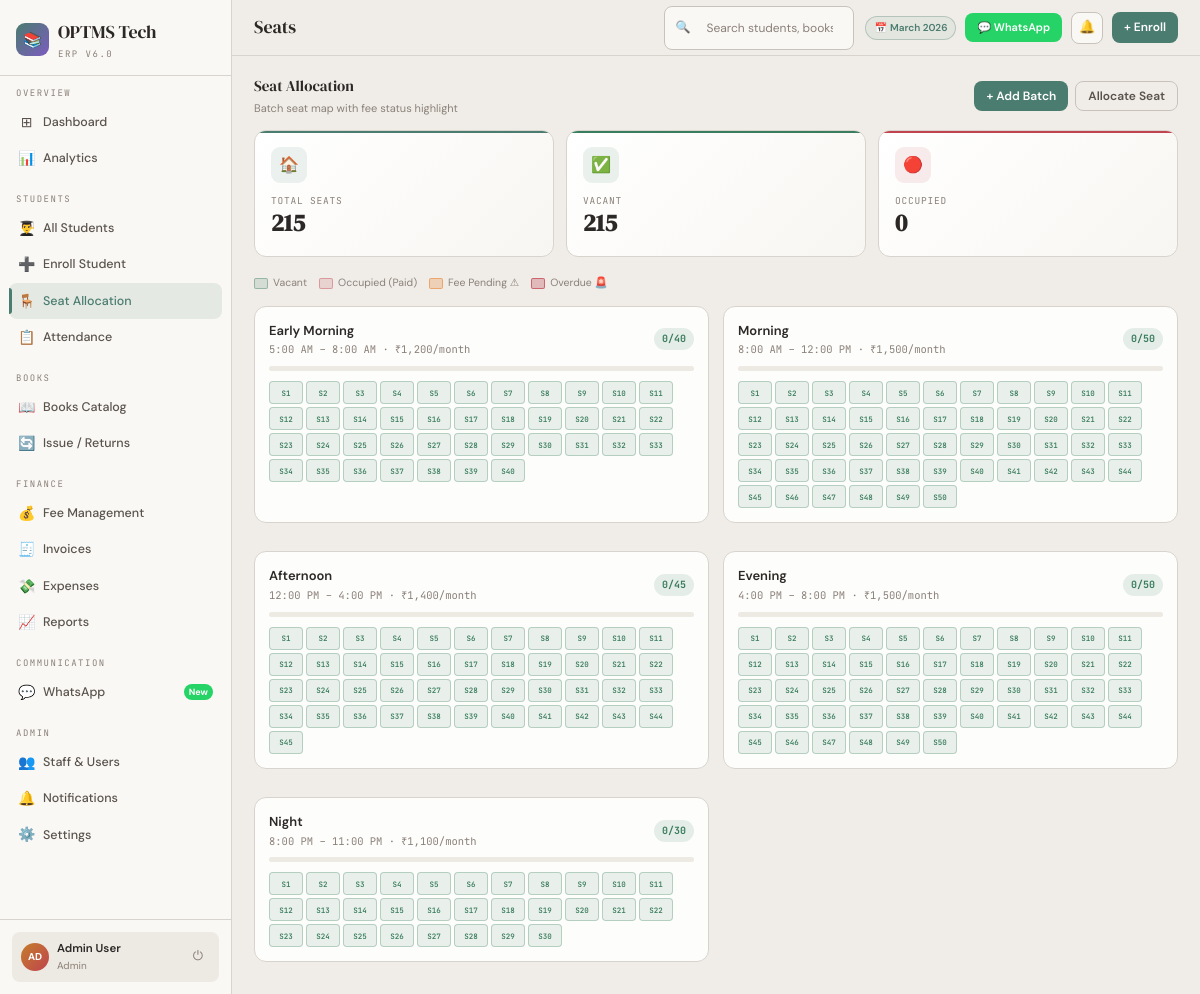
The app's page /pages/seats.php (signed in) with its own data.
### tables this page shows
CREATE TABLE IF NOT EXISTS `batches` (
  `id` INT AUTO_INCREMENT PRIMARY KEY,
  `name` VARCHAR(80) NOT NULL,
  `time_start` TIME,
  `time_end` TIME,
  `total_seats` INT DEFAULT 0,
  `occupied_seats` INT DEFAULT 0,
  `fee` DECIMAL(10,2) DEFAULT 0,
  `status` ENUM('open','full','closed') DEFAULT 'open',
  `created_at` TIMESTAMP DEFAULT CURRENT_TIMESTAMP
);

### pages/seats.php (the view, shortened to what this page needs)
<?php
$db = getDB();
$batches = $db->query("SELECT * FROM batches ORDER BY time_start")->fetchAll();
$totalSeats    = array_sum(array_column($batches, 'total_seats'));
$occupiedSeats = array_sum(array_column($batches, 'occupied_seats'));
$vacantSeats   = $totalSeats - $occupiedSeats;
require_once __DIR__ . '/../includes/header.php';
?>
<div class="sec-hd">
  <div><div class="sec-t">Seat Allocation</div><div class="sec-s">Batch seat map with fee status highlight</div></div>
  <div style="display:flex;gap:7px">
    <button class="btn bp" onclick="document.getElementById('addBatchModal').classList.add('open')">+ Add Batch</button>
    <button class="btn bg" onclick="document.getElementById('allocSeatModal').classList.add('open')">Allocate Seat</button>
  </div>
</div>
<div class="stats-grid" style="grid-template-columns:repeat(3,1fr)">
  <div class="sc" style="--ca:var(--ac)"><div class="s-ic" style="background:rgba(74,124,111,.1)">🏠</div><div class="s-lb">Total Seats</div><div class="s-vl"><?= $totalSeats ?></div></div>
  <div class="sc" style="--ca:var(--em)"><div class="s-ic" style="background:rgba(58,125,94,.1)">✅</div><div class="s-lb">Vacant</div><div class="s-vl"><?= $vacantSeats ?></div></div>
  <div class="sc" style="--ca:var(--ro)"><div class="s-ic" style="background:rgba(192,68,79,.1)">🔴</div><div class="s-lb">Occupied</div><div class="s-vl"><?= $occupiedSeats ?></div></div>
</div>
<div style="display:flex;gap:12px;flex-wrap:wrap;font-size:10.5px;color:var(--tx3);margin-bottom:14px">
  <div style="display:flex;align-items:center;gap:5px"><div style="width:14px;height:11px;border-radius:2px;background:rgba(58,125,94,.15);border:1px solid rgba(58,125,94,.4)"></div>Vacant</div>
  <div style="display:flex;align-items:center;gap:5px"><div style="width:14px;height:11px;border-radius:2px;background:rgba(192,68,79,.15);border:1px solid rgba(192,68,79,.4)"></div>Occupied (Paid)</div>
  <div style="display:flex;align-items:center;gap:5px"><div style="width:14px;height:11px;border-radius:2px;background:rgba(230,126,34,.25);border:1px solid rgba(230,126,34,.5)"></div>Fee Pending ⚠</div>
  <div style="display:flex;align-items:center;gap:5px"><div style="width:14px;height:11px;border-radius:2px;background:rgba(192,68,79,.3);border:1px solid rgba(192,68,79,.7)"></div>Overdue 🚨</div>
</div>
<div class="g2">
  <?php foreach ($batches as $b):
    $pct = $b['total_seats'] > 0 ? round($b['occupied_seats']/$b['total_seats']*100) : 0;
    $barClass = $pct >= 90 ? 'sf-r' : ($pct >= 70 ? 'sf-y' : 'sf-g');
    $stuMap = [];
  ?>
  <div class="panel" style="padding:14px">
    <div style="display:flex;justify-content:space-between;align-items:center;margin-bottom:8px">
      <div>
        <div style="font-weight:600;font-size:13px"><?= htmlspecialchars($b['name']) ?></div>
        <div style="font-size:10.5px;color:var(--tx3);font-family:var(--fm)"><?= date('g:i A', strtotime($b['time_start'])) ?> – <?= date('g:i A', strtotime($b['time_end'])) ?> · ₹<?= number_format($b['fee']) ?>/month</div>
      </div>
      <span style="font-size:10px;font-weight:700;padding:3px 8px;border-radius:20px;font-family:var(--fm);background:rgba(58,125,94,.12);color:var(--em)">
        <?= $b['occupied_seats'] ?>/<?= $b['total_seats'] ?>
      </span>
    </div>
    <div class="sbar" style="margin-bottom:10px"><div class="sfill <?= $barClass ?>" style="width:<?= $pct ?>%"></div></div>
    <div class="seat-visual">
      <?php for ($i = 1; $i <= $b['total_seats']; $i++):
        $seatLabel = 'S'.$i;
        $stu = $stuMap[$seatLabel] ?? null;
        if ($stu) {
          if ($stu['fee_status'] === 'overdue') $cls = 'seat-overdue';
          elseif (in_array($stu['fee_status'], ['pending','partial'])) $cls = 'seat-due';
          else $cls = 'seat-occ';
          $tooltip = htmlspecialchars($stu['first_name'].' '.$stu['last_name']);
        } else {
          $cls = 'seat-vac';
          $tooltip = 'Vacant';
        }
      ?>
      <div class="seat-cell <?= $cls ?>" title="<?= $seatLabel ?>: <?= $tooltip ?>">
        <?= $seatLabel ?>
      </div>
      <?php endfor; ?>
    </div>
  </div>
  <?php endforeach; ?>
</div>
<?php require_once __DIR__ . '/../includes/footer.php'; ?>

### assets/css/global.css (style rules this page uses)
:root { --bg: #f0ede8; --sf: #faf8f5; --sf2: #ede9e3; --sf3: #e4dfd8; --br: #d8d3cc; --br2: #c8c2ba; --ac: #4a7c6f; --ac2: #5a9186; --gd: #c47d2b; --gd2: #d4902f; --em: #3a7d5e; --ro: #c0444f; --vi: #7c5cbf; --sk: #3a7ab0; --wa: #25d366; --wa2: #128c7e; --or: #e67e22; --tx: #2c2825; --tx2: #5a534c; --tx3: #8a8078; --fd: 'DM Serif Display', serif; --fb: 'DM Sans', sans-serif; --fm: 'JetBrains Mono', monospace; --r: 12px; --r2: 8px; --sh: 0 2px 16px rgba(60,50,40,.10); --sh2: 0 8px 32px rgba(60,50,40,.18); }
*, *::before, *::after { margin: 0; padding: 0; box-sizing: border-box; }
body { font-family: var(--fb); font-size: 14.5px; background: var(--bg); color: var(--tx); min-height: 100vh; overflow-x: hidden; line-height: 1.6; }
.btn { display:inline-flex; align-items:center; gap:4px; padding:6px 12px; border-radius:var(--r2); font-size:12px; font-weight:600; cursor:pointer; border:none; transition:all .2s; font-family:var(--fb); }
.bp { background:var(--ac); color:#fff; }
.bg { background:transparent; color:var(--tx2); border:1px solid var(--br2); }
.stats-grid { display:grid; grid-template-columns:repeat(4,1fr); gap:12px; margin-bottom:18px; }
.sc { background:linear-gradient(135deg,#ffffff,#f8f6f2); border:1px solid var(--br); border-radius:var(--r); padding:16px; position:relative; overflow:hidden; transition:all .3s; }
.sc::before { content:''; position:absolute; top:0; left:0; right:0; height:2px; background:var(--ca,var(--ac)); }
.s-ic { width:36px; height:36px; border-radius:9px; display:flex; align-items:center; justify-content:center; font-size:16px; margin-bottom:10px; }
.s-lb { font-size:9.5px; color:var(--tx3); text-transform:uppercase; letter-spacing:.8px; font-family:var(--fm); margin-bottom:3px; }
.s-vl { font-size:24px; font-weight:700; color:var(--tx); line-height:1; margin-bottom:5px; font-family:var(--fd); }
.panel { background:rgba(255,255,255,0.85); backdrop-filter:blur(6px); border:1px solid var(--br); border-radius:var(--r); overflow:hidden; margin-bottom:14px; transition:box-shadow .3s; }
.sec-hd { display:flex; align-items:center; justify-content:space-between; margin-bottom:12px; flex-wrap:wrap; gap:8px; }
.sec-t { font-family:var(--fd); font-size:15px; }
.sec-s { font-size:11px; color:var(--tx3); margin-top:2px; }
.g2 { display:grid; grid-template-columns:1fr 1fr; gap:14px; }
.sbar { height:5px; background:var(--sf2); border-radius:3px; overflow:hidden; margin-bottom:7px; }
.seat-visual { display:flex; flex-wrap:wrap; gap:3px; margin-top:10px; }
.seat-cell { width:34px; height:23px; border-radius:4px; border:1px solid; display:flex; align-items:center; justify-content:center; font-size:7.5px; font-family:var(--fm); cursor:pointer; transition:all .15s; font-weight:600; position:relative; }
.seat-vac { background:rgba(58,125,94,.1); border-color:rgba(58,125,94,.3); color:var(--em); }
.content > * { animation:fuUp .28s ease both; }

### records on screen
batches: name "Early Morning", time_start "5:00 AM", time_end "8:00 AM", fee "1,200", occupied_seats "0", total_seats "40", seatLabel "S1", seatLabel "S2", seatLabel "S3", seatLabel "S4", seatLabel "S5", seatLabel "S6", seatLabel "S7", seatLabel "S8", seatLabel "S9", seatLabel "S10", seatLabel "S11", seatLabel "S12", seatLabel "S13", seatLabel "S14", seatLabel "S15", seatLabel "S16", seatLabel "S17", seatLabel "S18", seatLabel "S19", seatLabel "S20", seatLabel "S21", seatLabel "S22", seatLabel "S23", seatLabel "S24", seatLabel "S25", seatLabel "S26", seatLabel "S27", seatLabel "S28", seatLabel "S29", seatLabel "S30", seatLabel "S31", seatLabel "S32", seatLabel "S33", seatLabel "S34", seatLabel "S35", seatLabel "S36", seatLabel "S37", seatLabel "S38", seatLabel "S39", seatLabel "S40"
batches: name "Morning", time_start "8:00 AM", time_end "12:00 PM", fee "1,500", occupied_seats "0", total_seats "50", seatLabel "S1", seatLabel "S2", seatLabel "S3", seatLabel "S4", seatLabel "S5", seatLabel "S6", seatLabel "S7", seatLabel "S8", seatLabel "S9", seatLabel "S10", seatLabel "S11", seatLabel "S12", seatLabel "S13", seatLabel "S14", seatLabel "S15", seatLabel "S16", seatLabel "S17", seatLabel "S18", seatLabel "S19", seatLabel "S20", seatLabel "S21", seatLabel "S22", seatLabel "S23", seatLabel "S24", seatLabel "S25", seatLabel "S26", seatLabel "S27", seatLabel "S28", seatLabel "S29", seatLabel "S30", seatLabel "S31", seatLabel "S32", seatLabel "S33", seatLabel "S34", seatLabel "S35", seatLabel "S36", seatLabel "S37", seatLabel "S38", seatLabel "S39", seatLabel "S40", seatLabel "S41", seatLabel "S42", seatLabel "S43", seatLabel "S44", seatLabel "S45", seatLabel "S46", seatLabel "S47", seatLabel "S48", seatLabel "S49", seatLabel "S50"
batches: name "Afternoon", time_start "12:00 PM", time_end "4:00 PM", fee "1,400", occupied_seats "0", total_seats "45", seatLabel "S1", seatLabel "S2", seatLabel "S3", seatLabel "S4", seatLabel "S5", seatLabel "S6", seatLabel "S7", seatLabel "S8", seatLabel "S9", seatLabel "S10", seatLabel "S11", seatLabel "S12", seatLabel "S13", seatLabel "S14", seatLabel "S15", seatLabel "S16", seatLabel "S17", seatLabel "S18", seatLabel "S19", seatLabel "S20", seatLabel "S21", seatLabel "S22", seatLabel "S23", seatLabel "S24", seatLabel "S25", seatLabel "S26", seatLabel "S27", seatLabel "S28", seatLabel "S29", seatLabel "S30", seatLabel "S31", seatLabel "S32", seatLabel "S33", seatLabel "S34", seatLabel "S35", seatLabel "S36", seatLabel "S37", seatLabel "S38", seatLabel "S39", seatLabel "S40", seatLabel "S41", seatLabel "S42", seatLabel "S43", seatLabel "S44", seatLabel "S45"
batches: name "Evening", time_start "4:00 PM", time_end "8:00 PM", fee "1,500", occupied_seats "0", total_seats "50", seatLabel "S1", seatLabel "S2", seatLabel "S3", seatLabel "S4", seatLabel "S5", seatLabel "S6", seatLabel "S7", seatLabel "S8", seatLabel "S9", seatLabel "S10", seatLabel "S11", seatLabel "S12", seatLabel "S13", seatLabel "S14", seatLabel "S15", seatLabel "S16", seatLabel "S17", seatLabel "S18", seatLabel "S19", seatLabel "S20", seatLabel "S21", seatLabel "S22", seatLabel "S23", seatLabel "S24", seatLabel "S25", seatLabel "S26", seatLabel "S27", seatLabel "S28", seatLabel "S29", seatLabel "S30", seatLabel "S31", seatLabel "S32", seatLabel "S33", seatLabel "S34", seatLabel "S35", seatLabel "S36", seatLabel "S37", seatLabel "S38", seatLabel "S39", seatLabel "S40", seatLabel "S41", seatLabel "S42", seatLabel "S43", seatLabel "S44", seatLabel "S45", seatLabel "S46", seatLabel "S47", seatLabel "S48", seatLabel "S49", seatLabel "S50"
batches: name "Night", time_start "8:00 PM", time_end "11:00 PM", fee "1,100", occupied_seats "0", total_seats "30", seatLabel "S1", seatLabel "S2", seatLabel "S3", seatLabel "S4", seatLabel "S5", seatLabel "S6", seatLabel "S7", seatLabel "S8", seatLabel "S9", seatLabel "S10", seatLabel "S11", seatLabel "S12", seatLabel "S13", seatLabel "S14", seatLabel "S15", seatLabel "S16", seatLabel "S17", seatLabel "S18", seatLabel "S19", seatLabel "S20", seatLabel "S21", seatLabel "S22", seatLabel "S23", seatLabel "S24", seatLabel "S25", seatLabel "S26", seatLabel "S27", seatLabel "S28", seatLabel "S29", seatLabel "S30"

### other values on screen
$section "OVERVIEW"
$item['icon'] "⊞"
$item['label'] "Dashboard"
$item['icon'] "📊"
$item['label'] "Analytics"
$section "STUDENTS"
$item['icon'] "👨‍🎓"
$item['label'] "All Students"
$item['icon'] "➕"
$item['label'] "Enroll Student"
$item['icon'] "🪑"
$item['label'] "Seat Allocation"
$item['icon'] "📋"
$item['label'] "Attendance"
$section "BOOKS"
